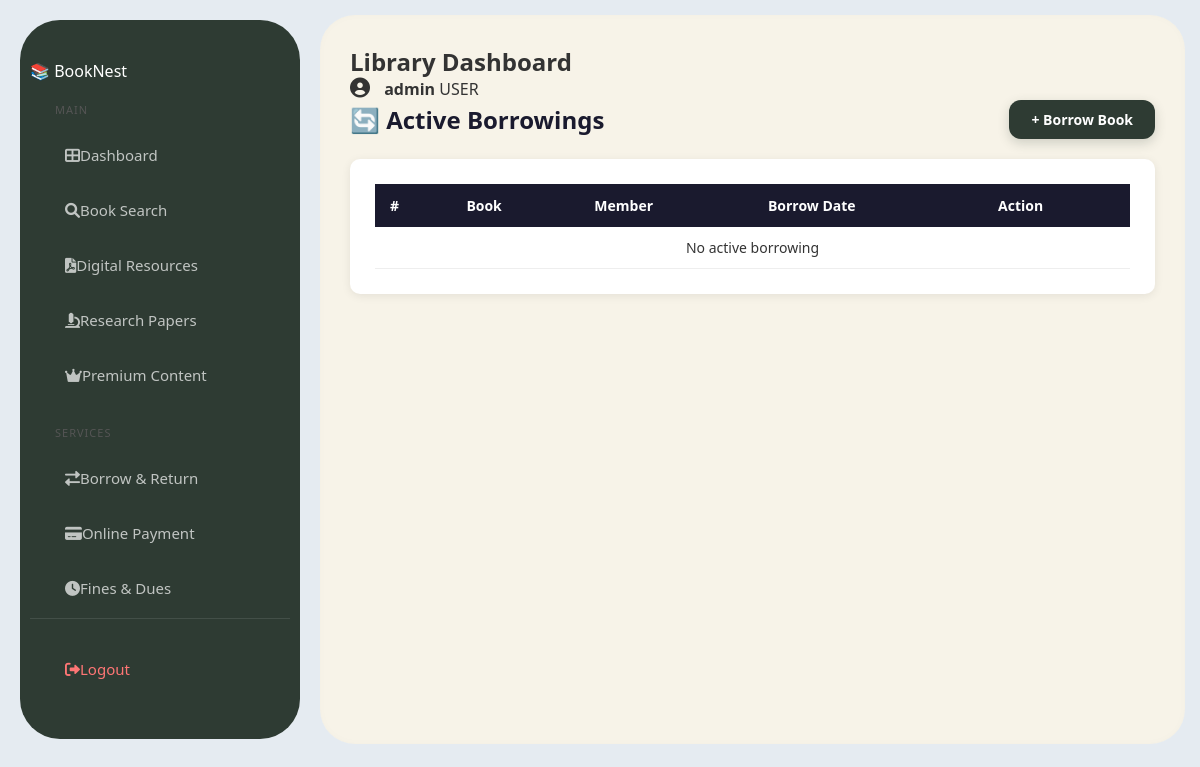
The app's page /borrows/ (signed in), older data.
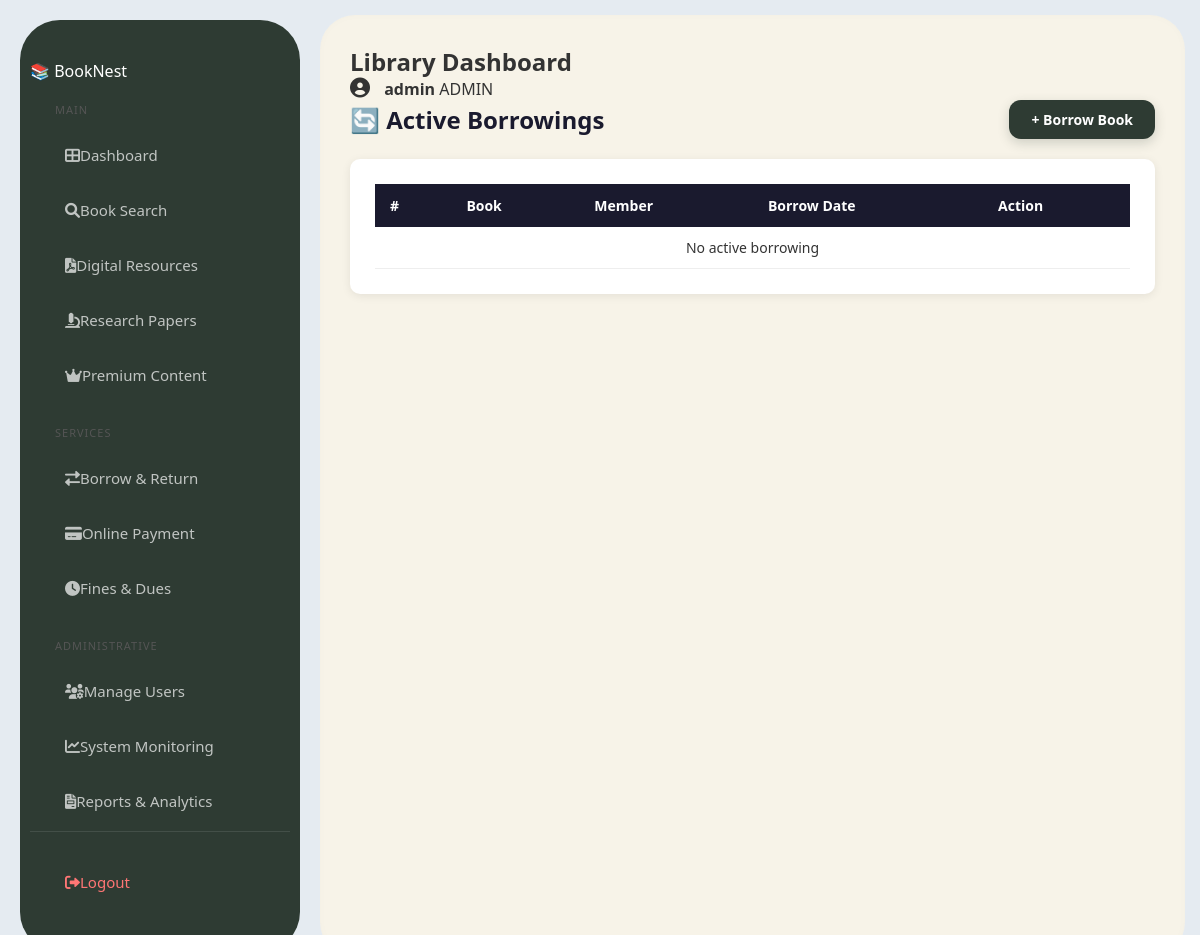
The same page, newer data.
### library/models.py (models this page shows, shortened)
class User(AbstractUser):
    ADMIN = 'admin'
    LIBRARIAN = 'librarian'
    REGULAR_USER = 'user'
    ROLE_CHOICES = [
        (ADMIN, 'Administrator'),
        (LIBRARIAN, 'Librarian'),
        (REGULAR_USER, 'Regular User'),
    ]
    role = models.CharField(
        max_length=20,
        choices=ROLE_CHOICES,
        default=REGULAR_USER
    )
    phone = models.CharField(max_length=15, null=True, blank=True)

### library/views.py (the view)
# urls.py: path('borrows/', views.borrow_list, name='borrow_list'),
@login_required
def borrow_list(request):
    borrows = Borrow.objects.filter(
        is_returned=False
    ) if is_librarian_or_admin(request.user) else Borrow.objects.filter(member=request.user)
    return render(request, 'library/borrow_list.html', {'borrows': borrows})

### library/views.py (called while the page is built)
def is_librarian_or_admin(user):
    return user.is_authenticated and (
        user.role in [User.LIBRARIAN, User.ADMIN] or user.is_superuser
    )

### library/templates/library/borrow_list.html (shortened to what this page needs)
{% extends 'library/base.html' %}
{% block content %}
<div class="top-bar">
    <h2>🔄 Active Borrowings</h2>
    <a href="{% url 'borrow_book' %}" class="btn btn-primary">+ Borrow Book</a>
</div>
<div class="table-box">
    <table>
        <thead>
            <tr>
                <th>#</th>
                <th>Book</th>
                <th>Member</th>
                <th>Borrow Date</th>
                <th>Action</th>
            </tr>
        </thead>
        <tbody>
            {% for borrow in borrows %}
            <tr>
                <td>{{ forloop.counter }}</td>
                <td>{{ borrow.book.title }}</td>
                <td>{{ borrow.member.name }}</td>
                <td>{{ borrow.borrow_date }}</td>
                <td>
                    <a href="{% url 'return_book' borrow.pk %}" class="btn btn-return">Return</a>
                </td>
            </tr>
            {% empty %}
            <tr><td colspan="5" style="text-align:center;">No active borrowing</td></tr>
            {% endfor %}
        </tbody>
    </table>
</div>
{% endblock %}

### library/templates/library/base.html (shortened to what this page needs)
{% load static %}
<!DOCTYPE html>
<html lang="en">
<head>
    <link rel="stylesheet" href="{% static 'library/css/style.css' %}">
    <link rel="stylesheet" href="https://cdnjs.cloudflare.com/ajax/libs/font-awesome/6.0.0/css/all.min.css">
</head>
<body>
<div class="layout">
    <aside class="sidebar">
        <div class="logo">📚 <span>Book</span>Nest</div>
        <div class="menu-section">
            <div class="menu-title">Main</div>
            <a href="{% url 'home' %}" class="menu-item"><i class="fas fa-th-large"></i> Dashboard</a>
            <a href="{% url 'book_list' %}" class="menu-item"><i class="fas fa-search"></i> Book Search</a>
            <a href="{% url 'digital_resources' %}" class="menu-item"><i class="fas fa-file-pdf"></i> Digital Resources</a>
            <a href="{% url 'research_papers' %}" class="menu-item"><i class="fas fa-microscope"></i> Research Papers</a>
            <a href="{% url 'premium_content' %}" class="menu-item premium"><i class="fas fa-crown"></i> Premium Content</a>
        </div>
        <div class="menu-section">
            <div class="menu-title">Services</div>
            <a href="{% url 'borrow_list' %}" class="menu-item"><i class="fas fa-exchange-alt"></i> Borrow & Return</a>
            <a href="{% url 'online_payment' %}" class="menu-item"><i class="fas fa-credit-card"></i> Online Payment</a>
            <a href="{% url 'fines_dues' %}" class="menu-item"><i class="fas fa-clock"></i> Fines & Dues</a>
        </div>
        {% if user.role == 'admin' or user.role == 'librarian' %}
        <div class="menu-section">
            <div class="menu-title">Administrative</div>
            <a href="{% url 'member_list' %}" class="menu-item"><i class="fas fa-users-cog"></i> Manage Users</a>
            <a href="{% url 'system_monitoring' %}" class="menu-item"><i class="fas fa-chart-line"></i> System Monitoring</a>
            <a href="{% url 'reports_analytics' %}" class="menu-item"><i class="fas fa-file-invoice"></i> Reports & Analytics</a>
        </div>
        {% endif %}
        <div style="margin-top: auto; padding-top: 20px; border-top: 1px solid rgba(255,255,255,0.1);">
            <a href="{% url 'logout' %}" class="menu-item" style="color: #ff7675;"><i class="fas fa-sign-out-alt"></i> Logout</a>
        </div>
    </aside>
    <main class="main-container">
        <header class="top-nav">
            <h2 style="font-size: 24px; font-weight: 800; color: var(--dark-green);">Library Dashboard</h2>
            <div class="user-profile">
                <i class="fas fa-user-circle" style="font-size: 20px; color: var(--brand-brown);"></i>
                <span style="margin-left: 10px; font-weight: 600;">{{ user.username }}</span>
                <span class="role-tag">{{ user.role|upper }}</span>
            </div>
        </header>
        {% block content %}{% endblock %}
    </main>
</div>
</body>
</html>

Row changes from the older to the newer data that the page shows:
changed User "admin": role "USER" → "ADMIN"
Text that changed along with them:
text now shown: "ADMINISTRATIVE Manage Users System Monitoring Reports & Analytics"
